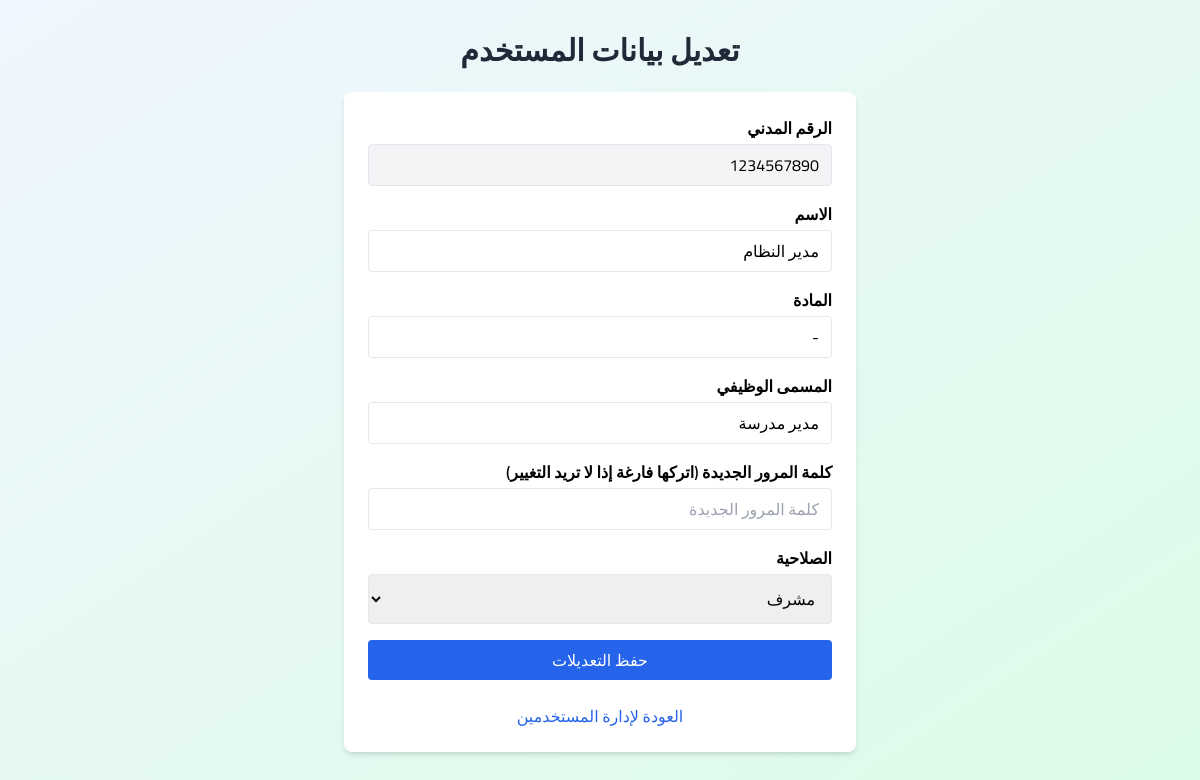
Page /admin/users/edit/1234567890 (signed in) on the committed database.
### app.py (models this page shows)
class User(db.Model):
    civil_id = db.Column(db.String(20), primary_key=True)  # الرقم المدني
    name = db.Column(db.String(100), nullable=False)      # الاسم
    subject = db.Column(db.String(100), nullable=True)    # المادة
    password = db.Column(db.String(200), nullable=False)  # كلمة المرور (مشفر)
    role = db.Column(db.String(20), nullable=False)       # الصلاحية (مشرف/عادي)
    job_title = db.Column(db.String(50), nullable=True)   # المسمى الوظيفي الجديد

### app.py (the view, shortened to what this page needs)
@app.route('/admin/users/edit/<civil_id>', methods=['GET', 'POST'])
def edit_user(civil_id):
    if 'role' not in session or (session['role'] != 'مشرف' and session['role'] != 'مشرف محتوى'):
        return redirect(url_for('login'))
    user = User.query.filter_by(civil_id=civil_id).first_or_404()
    users = User.query.all()
    subjects = sorted(set(u.subject for u in users if u.subject and u.subject.strip() != '-'))
    school_settings = get_school_settings()
    current_year = datetime.now().year
    return render_template('edit_user.html', user=user, subjects=subjects, school_settings=school_settings, current_year=current_year)

### app.py (called while the page is built, shortened)
def get_school_settings():
    try:
        settings = SchoolSettings.query.first()
        return settings
    except Exception as e:
        print(f"خطأ في get_school_settings: {e}")
        return SchoolSettings(
            school_name="اسم المدرسة",
            school_address="عنوان المدرسة",
            school_phone="",
            school_email="",
            school_vision="رؤية المدرسة",
            school_mission="رسالة المدرسة",
            school_values="",
            google_maps_url="",
            youtube_url="",
            instagram_url="",
            telegram_url="",
            snapchat_url="",
            whatsapp_url="",
            academic_year="2024-2025",
            academic_semester="الفصل الدراسي الأول"
        )

### templates/edit_user.html (shortened to what this page needs)
<!DOCTYPE html>
<html lang="ar" dir="rtl">
<head>
    <script src="https://cdn.tailwindcss.com"></script>
</head>
<body class="font-['Cairo'] bg-gradient-to-br from-blue-50 to-green-100 min-h-screen">
    <div class="container mx-auto px-4 py-8">
        <h2 class="text-3xl font-bold text-gray-800 mb-6 text-center">تعديل بيانات المستخدم</h2>
        <form method="POST" class="bg-white rounded-lg shadow-md p-6 max-w-lg mx-auto flex flex-col gap-4" id="editUserForm">
            <div>
                <label class="block mb-1 font-semibold">الرقم المدني</label>
                <input type="text" value="{{ user.civil_id }}" readonly class="border rounded px-3 py-2 w-full bg-gray-100">
            </div>
            <div>
                <label class="block mb-1 font-semibold">الاسم</label>
                <input name="name" type="text" value="{{ user.name }}" required class="border rounded px-3 py-2 w-full focus:outline-none focus:ring-2 focus:ring-blue-200">
            </div>
            <div>
                <label class="block mb-1 font-semibold">المادة</label>
                <input name="subject" type="text" required placeholder="المادة" value="{{ user.subject or '' }}" class="border rounded px-3 py-2 focus:outline-none focus:ring-2 focus:ring-blue-200 col-span-1 w-full">
            </div>
            <div>
                <label class="block mb-1 font-semibold">المسمى الوظيفي</label>
                <input name="job_title" type="text" required placeholder="المسمى الوظيفي" value="{{ user.job_title or '' }}" class="border rounded px-3 py-2 focus:outline-none focus:ring-2 focus:ring-blue-200 col-span-1 w-full">
            </div>
            <div>
                <label class="block mb-1 font-semibold">كلمة المرور الجديدة (اتركها فارغة إذا لا تريد التغيير)</label>
                <input name="password" type="password" placeholder="كلمة المرور الجديدة" class="border rounded px-3 py-2 w-full focus:outline-none focus:ring-2 focus:ring-blue-200">
            </div>
            <div>
                <label class="block mb-1 font-semibold">الصلاحية</label>
                <select name="role" required class="border rounded px-3 py-2 w-full focus:outline-none focus:ring-2 focus:ring-blue-200">
                    <option value="مشرف" {% if user.role == 'مشرف' %}selected{% endif %}>مشرف</option>
                </select>
            </div>
            <button type="submit" class="bg-blue-600 text-white rounded py-2 hover:bg-blue-700 transition">حفظ التعديلات</button>
            <a href="/admin/users" class="text-blue-600 hover:underline text-center mt-2">العودة لإدارة المستخدمين</a>
        </form>
    </div>
</body>
</html>

### rows in the picture
User: civil_id "1234567890", name "مدير النظام", subject "-", job_title "مدير مدرسة", role "مشرف"
